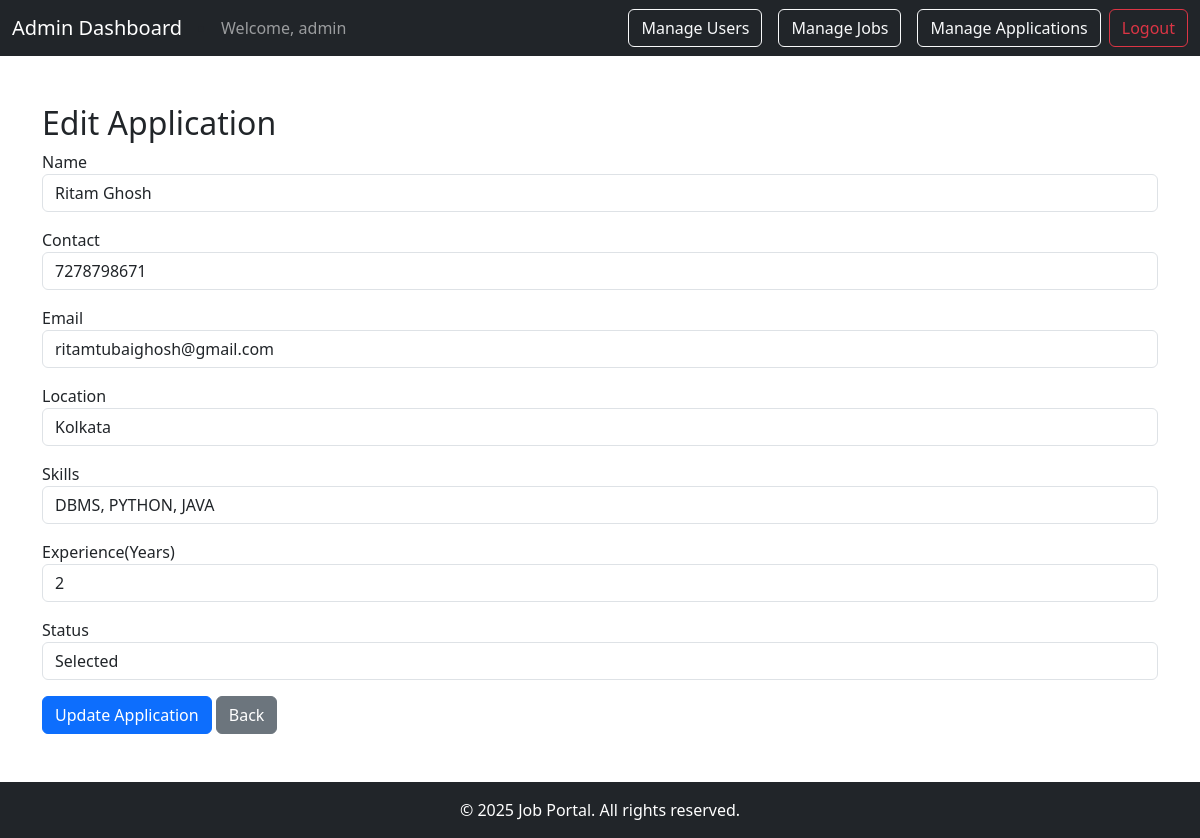
/admin/edit_application/1 (signed in), run on the app's committed database.
### database/models.py (models this page shows)
class Application(db.Model):
    id = db.Column(db.Integer, primary_key=True)
    job_id = db.Column(db.Integer, db.ForeignKey('job.id', ondelete='CASCADE'), nullable=True)
    user_id = db.Column(db.Integer, db.ForeignKey('user.id', ondelete='CASCADE'), nullable=True)
    name = db.Column(db.String(100), nullable=False)
    contact = db.Column(db.String(100), nullable=False)
    email = db.Column(db.String(100), nullable=False)
    location = db.Column(db.String(100))
    skills = db.Column(db.String(255))
    experience = db.Column(db.String(50))
    status = db.Column(db.String(20), default="Pending")

### app.py (the view, shortened to what this page needs)
@app.route('/admin/edit_application/<int:application_id>', methods=['GET', 'POST'])
def admin_edit_application(application_id):
    if 'role' not in session or session['role'] != 'admin':
        return redirect(url_for('login'))
    application = Application.query.get_or_404(application_id)
    return render_template('admin_edit_application.html', application=application)

### app.py (called while the page is built)
@app.context_processor
def inject_year():
    return {'year': datetime.now().year}

### templates/admin_edit_application.html (shortened to what this page needs)
<!DOCTYPE html>
<html lang="en">
<head>
    <link href="https://cdn.jsdelivr.net/npm/bootstrap@5.3.0/dist/css/bootstrap.min.css" rel="stylesheet">
</head>
<body>
    <nav class="navbar navbar-expand-lg navbar-dark bg-dark">
        <div class="container-fluid">
            <a class="navbar-brand" href="{{ url_for('admin_manage_applications') }}">Admin Dashboard</a>
            <li class="nav-item">
                <span class="navbar-text">Welcome, {{ session['username'] }}</span>
            </li>
            <div class="d-flex ms-auto">
                <a href="{{ url_for('admin_manage_users') }}" class="mx-2 btn btn-outline-light">Manage Users</a>
                <a href="{{ url_for('admin_manage_jobs') }}" class="mx-2 btn btn-outline-light">Manage Jobs</a>
                <a href="{{ url_for('admin_manage_applications') }}" class="mx-2 btn btn-outline-light">Manage Applications</a>
                <a href="{{ url_for('logout') }}" class="btn btn-outline-danger">Logout</a>
            </div>
        </div>
    </nav>
    <div class="container mt-5">
        <h2>Edit Application</h2>
        <form method="POST">
            <div class="mb-3">
                <label>Name</label>
                <input type="text" name="name" class="form-control" value="{{ application.name }}" required>
            </div>
            <div class="mb-3">
                <label>Contact</label>
                <input type="text" name="contact" class="form-control" value="{{ application.contact }}">
            </div>
            <div class="mb-3">
                <label>Email</label>
                <input type="email" name="email" class="form-control" value="{{ application.email }}" required>
            </div>
            <div class="mb-3">
                <label>Location</label>
                <input type="text" name="location" class="form-control" value="{{ application.location }}">
            </div>
            <div class="mb-3">
                <label>Skills</label>
                <input type="text" name="skills" class="form-control" value="{{ application.skills }}">
            </div>
            <div class="mb-3">
                <label>Experience(Years)</label>
                <input type="text" name="experience" class="form-control" value="{{ application.experience }}">
            </div>
            <div class="mb-3">
                <label>Status</label>
                <select name="status" class="form-control" required>
                    <option value="Selected" {% if application.status == 'Selected' %}selected{% endif %}>Selected</option>
                </select>
            </div>
            <button type="submit" class="btn btn-primary mb-5">Update Application</button>
            <a href="{{ url_for('admin_manage_applications') }}" class="btn btn-secondary mb-5">Back</a>
        </form>
    </div>
    {% include 'footer.html' %}
</body>
</html>

### templates/admin_edit_application.html (style rules this page uses)
html, body { height: 100%; }
body { display: flex; flex-direction: column; }

### data on the page
Application: name "Ritam Ghosh", contact "7278798671", email "ritamtubaighosh@gmail.com", location "Kolkata", skills "DBMS, PYTHON, JAVA", experience "2", status "Selected"

### other printed values
{{ session['username'] }} "admin"
